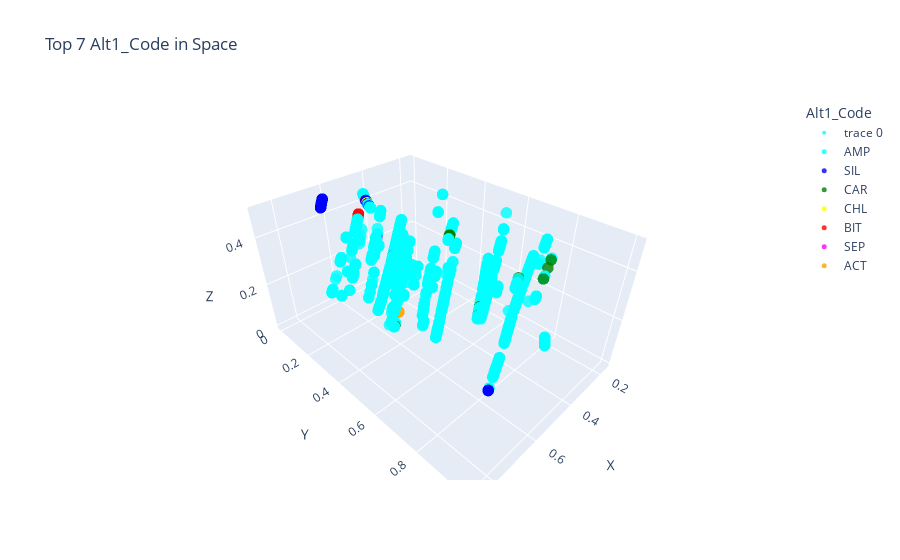

The cell this chart's notebook holds for it:
### Code cell
import pandas as pd
import plotly.graph_objs as go
from plotly.offline import iplot, init_notebook_mode


# Find the top 7 Alt1_Code based on their frequency
top_7_Alt_codes = dflitaltve['Alt1_Code'].value_counts().nlargest(7).index

# Filter the DataFrame to only include these top 7 Alt1_Code
filtered_df = dflitaltve[dflitaltve['Alt1_Code'].isin(top_7_Alt_codes)]

# Define colors for each Alt1_Code
color_map = {
    'AMP': 'cyan', 'SIL': 'blue', 'CAR': 'green', 'CHL': 'yellow', 'BIT': 'red', 'SEP': 'magenta', 'ACT': 'orange'
}

# Create Plotly figure
fig = go.Figure()

# Add scatter plot
scatter = go.Scatter3d(
    x=filtered_df['X'],
    y=filtered_df['Y'],
    z=filtered_df['Z'],
    mode='markers',
    marker=dict(
        size=4,
        color=[color_map[Alt] for Alt in filtered_df['Alt1_Code']],  # Color based on Alt1_Code
        opacity=0.8
    )
)
fig.add_trace(scatter)

# Set labels and title
fig.update_layout(
    title='Top 7 Alt1_Code in Space',
    scene=dict(
        xaxis_title='X',
        yaxis_title='Y',
        zaxis_title='Z'
    ),
    legend_title="Alt1_Code"
)

# Create a legend (manually, since Plotly doesn't automatically create legends for scatter3d)
for Alt, color in color_map.items():
    if Alt in top_7_Alt_codes:
        fig.add_trace(go.Scatter3d(
            x=[None], y=[None], z=[None],
            mode='markers',
            marker=dict(
                size=5,
                color=color,
                opacity=0.8
            ),
            showlegend=True,
            name=Alt
        ))

init_notebook_mode(connected=True)
iplot(fig)

### Figure 1 — Plotly figure (JSON) as saved in the notebook; plotly's stock layout.template omitted (floating-point values rounded to 4 significant figures; data arrays with more than 128 entries replaced by an {"elided": "..."} marker saying what was removed)
{"data": [{"marker": {"color": {"elided": "2190 str values"}, "opacity": 0.8, "size": 4}, "mode": "markers", "type": "scatter3d", "x": {"elided": "2190 float values"}, "y": {"elided": "2190 float values"}, "z": {"elided": "2190 float values"}}, {"marker": {"color": "cyan", "opacity": 0.8, "size": 5}, "mode": "markers", "name": "AMP", "showlegend": true, "type": "scatter3d", "x": [null], "y": [null], "z": [null]}, {"marker": {"color": "blue", "opacity": 0.8, "size": 5}, "mode": "markers", "name": "SIL", "showlegend": true, "type": "scatter3d", "x": [null], "y": [null], "z": [null]}, {"marker": {"color": "green", "opacity": 0.8, "size": 5}, "mode": "markers", "name": "CAR", "showlegend": true, "type": "scatter3d", "x": [null], "y": [null], "z": [null]}, {"marker": {"color": "yellow", "opacity": 0.8, "size": 5}, "mode": "markers", "name": "CHL", "showlegend": true, "type": "scatter3d", "x": [null], "y": [null], "z": [null]}, {"marker": {"color": "red", "opacity": 0.8, "size": 5}, "mode": "markers", "name": "BIT", "showlegend": true, "type": "scatter3d", "x": [null], "y": [null], "z": [null]}, {"marker": {"color": "magenta", "opacity": 0.8, "size": 5}, "mode": "markers", "name": "SEP", "showlegend": true, "type": "scatter3d", "x": [null], "y": [null], "z": [null]}, {"marker": {"color": "orange", "opacity": 0.8, "size": 5}, "mode": "markers", "name": "ACT", "showlegend": true, "type": "scatter3d", "x": [null], "y": [null], "z": [null]}], "layout": {"legend": {"title": {"text": "Alt1_Code"}}, "scene": {"xaxis": {"title": {"text": "X"}}, "yaxis": {"title": {"text": "Y"}}, "zaxis": {"title": {"text": "Z"}}}, "title": {"text": "Top 7 Alt1_Code in Space"}}}
